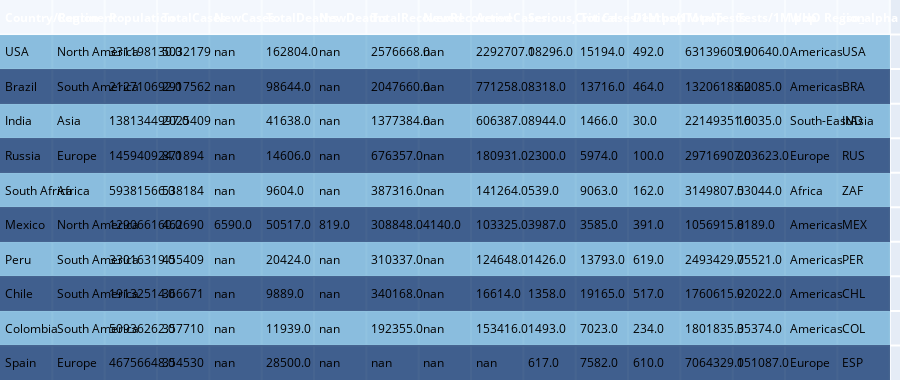

Notebook cell for this chart:
### Code cell
from plotly.figure_factory import create_table
table=create_table(df1.head(10), colorscale="blues")
py.iplot(table)

### Figure 1 — Plotly figure (JSON) as saved in the notebook; plotly's stock layout.template omitted (floating-point values rounded to 4 significant figures; data arrays with more than 128 entries replaced by an {"elided": "..."} marker saying what was removed)
{"data": [{"colorscale": [[0, "rgb(247,251,255)"], [0.125, "rgb(222,235,247)"], [0.25, "rgb(198,219,239)"], [0.375, "rgb(158,202,225)"], [0.5, "rgb(107,174,214)"], [0.625, "rgb(66,146,198)"], [0.75, "rgb(33,113,181)"], [0.875, "rgb(8,81,156)"], [1, "rgb(8,48,107)"]], "hoverinfo": "none", "opacity": 0.75, "showscale": false, "type": "heatmap", "z": {"elided": "11x17 float values"}}], "layout": {"annotations": [{"align": "left", "font": {"color": "#ffffff"}, "showarrow": false, "text": "<b>Country/Region</b>", "x": -0.45, "xanchor": "left", "xref": "x", "y": 0, "yref": "y"}, {"align": "left", "font": {"color": "#ffffff"}, "showarrow": false, "text": "<b>Continent</b>", "x": 0.55, "xanchor": "left", "xref": "x", "y": 0, "yref": "y"}, {"align": "left", "font": {"color": "#ffffff"}, "showarrow": false, "text": "<b>Population</b>", "x": 1.55, "xanchor": "left", "xref": "x", "y": 0, "yref": "y"}, {"align": "left", "font": {"color": "#ffffff"}, "showarrow": false, "text": "<b>TotalCases</b>", "x": 2.55, "xanchor": "left", "xref": "x", "y": 0, "yref": "y"}, {"align": "left", "font": {"color": "#ffffff"}, "showarrow": false, "text": "<b>NewCases</b>", "x": 3.55, "xanchor": "left", "xref": "x", "y": 0, "yref": "y"}, {"align": "left", "font": {"color": "#ffffff"}, "showarrow": false, "text": "<b>TotalDeaths</b>", "x": 4.55, "xanchor": "left", "xref": "x", "y": 0, "yref": "y"}, {"align": "left", "font": {"color": "#ffffff"}, "showarrow": false, "text": "<b>NewDeaths</b>", "x": 5.55, "xanchor": "left", "xref": "x", "y": 0, "yref": "y"}, {"align": "left", "font": {"color": "#ffffff"}, "showarrow": false, "text": "<b>TotalRecovered</b>", "x": 6.55, "xanchor": "left", "xref": "x", "y": 0, "yref": "y"}, {"align": "left", "font": {"color": "#ffffff"}, "showarrow": false, "text": "<b>NewRecovered</b>", "x": 7.55, "xanchor": "left", "xref": "x", "y": 0, "yref": "y"}, {"align": "left", "font": {"color": "#ffffff"}, "showarrow": false, "text": "<b>ActiveCases</b>", "x": 8.55, "xanchor": "left", "xref": "x", "y": 0, "yref": "y"}, {"align": "left", "font": {"color": "#ffffff"}, "showarrow": false, "text": "<b>Serious,Critical</b>", "x": 9.55, "xanchor": "left", "xref": "x", "y": 0, "yref": "y"}, {"align": "left", "font": {"color": "#ffffff"}, "showarrow": false, "text": "<b>Tot Cases/1M pop</b>", "x": 10.55, "xanchor": "left", "xref": "x", "y": 0, "yref": "y"}, {"align": "left", "font": {"color": "#ffffff"}, "showarrow": false, "text": "<b>Deaths/1M pop</b>", "x": 11.55, "xanchor": "left", "xref": "x", "y": 0, "yref": "y"}, {"align": "left", "font": {"color": "#ffffff"}, "showarrow": false, "text": "<b>TotalTests</b>", "x": 12.55, "xanchor": "left", "xref": "x", "y": 0, "yref": "y"}, {"align": "left", "font": {"color": "#ffffff"}, "showarrow": false, "text": "<b>Tests/1M pop</b>", "x": 13.55, "xanchor": "left", "xref": "x", "y": 0, "yref": "y"}, {"align": "left", "font": {"color": "#ffffff"}, "showarrow": false, "text": "<b>WHO Region</b>", "x": 14.55, "xanchor": "left", "xref": "x", "y": 0, "yref": "y"}, {"align": "left", "font": {"color": "#ffffff"}, "showarrow": false, "text": "<b>iso_alpha</b>", "x": 15.55, "xanchor": "left", "xref": "x", "y": 0, "yref": "y"}, {"align": "left", "font": {"color": "#000000"}, "showarrow": false, "text": "USA", "x": -0.45, "xanchor": "left", "xref": "x", "y": 1, "yref": "y"}, {"align": "left", "font": {"color": "#000000"}, "showarrow": false, "text": "North America", "x": 0.55, "xanchor": "left", "xref": "x", "y": 1, "yref": "y"}, {"align": "left", "font": {"color": "#000000"}, "showarrow": false, "text": "331198130.0", "x": 1.55, "xanchor": "left", "xref": "x", "y": 1, "yref": "y"}, {"align": "left", "font": {"color": "#000000"}, "showarrow": false, "text": "5032179", "x": 2.55, "xanchor": "left", "xref": "x", "y": 1, "yref": "y"}, {"align": "left", "font": {"color": "#000000"}, "showarrow": false, "text": "nan", "x": 3.55, "xanchor": "left", "xref": "x", "y": 1, "yref": "y"}, {"align": "left", "font": {"color": "#000000"}, "showarrow": false, "text": "162804.0", "x": 4.55, "xanchor": "left", "xref": "x", "y": 1, "yref": "y"}, {"align": "left", "font": {"color": "#000000"}, "showarrow": false, "text": "nan", "x": 5.55, "xanchor": "left", "xref": "x", "y": 1, "yref": "y"}, {"align": "left", "font": {"color": "#000000"}, "showarrow": false, "text": "2576668.0", "x": 6.55, "xanchor": "left", "xref": "x", "y": 1, "yref": "y"}, {"align": "left", "font": {"color": "#000000"}, "showarrow": false, "text": "nan", "x": 7.55, "xanchor": "left", "xref": "x", "y": 1, "yref": "y"}, {"align": "left", "font": {"color": "#000000"}, "showarrow": false, "text": "2292707.0", "x": 8.55, "xanchor": "left", "xref": "x", "y": 1, "yref": "y"}, {"align": "left", "font": {"color": "#000000"}, "showarrow": false, "text": "18296.0", "x": 9.55, "xanchor": "left", "xref": "x", "y": 1, "yref": "y"}, {"align": "left", "font": {"color": "#000000"}, "showarrow": false, "text": "15194.0", "x": 10.55, "xanchor": "left", "xref": "x", "y": 1, "yref": "y"}, {"align": "left", "font": {"color": "#000000"}, "showarrow": false, "text": "492.0", "x": 11.55, "xanchor": "left", "xref": "x", "y": 1, "yref": "y"}, {"align": "left", "font": {"color": "#000000"}, "showarrow": false, "text": "63139605.0", "x": 12.55, "xanchor": "left", "xref": "x", "y": 1, "yref": "y"}, {"align": "left", "font": {"color": "#000000"}, "showarrow": false, "text": "190640.0", "x": 13.55, "xanchor": "left", "xref": "x", "y": 1, "yref": "y"}, {"align": "left", "font": {"color": "#000000"}, "showarrow": false, "text": "Americas", "x": 14.55, "xanchor": "left", "xref": "x", "y": 1, "yref": "y"}, {"align": "left", "font": {"color": "#000000"}, "showarrow": false, "text": "USA", "x": 15.55, "xanchor": "left", "xref": "x", "y": 1, "yref": "y"}, {"align": "left", "font": {"color": "#000000"}, "showarrow": false, "text": "Brazil", "x": -0.45, "xanchor": "left", "xref": "x", "y": 2, "yref": "y"}, {"align": "left", "font": {"color": "#000000"}, "showarrow": false, "text": "South America", "x": 0.55, "xanchor": "left", "xref": "x", "y": 2, "yref": "y"}, {"align": "left", "font": {"color": "#000000"}, "showarrow": false, "text": "212710692.0", "x": 1.55, "xanchor": "left", "xref": "x", "y": 2, "yref": "y"}, {"align": "left", "font": {"color": "#000000"}, "showarrow": false, "text": "2917562", "x": 2.55, "xanchor": "left", "xref": "x", "y": 2, "yref": "y"}, {"align": "left", "font": {"color": "#000000"}, "showarrow": false, "text": "nan", "x": 3.55, "xanchor": "left", "xref": "x", "y": 2, "yref": "y"}, {"align": "left", "font": {"color": "#000000"}, "showarrow": false, "text": "98644.0", "x": 4.55, "xanchor": "left", "xref": "x", "y": 2, "yref": "y"}, {"align": "left", "font": {"color": "#000000"}, "showarrow": false, "text": "nan", "x": 5.55, "xanchor": "left", "xref": "x", "y": 2, "yref": "y"}, {"align": "left", "font": {"color": "#000000"}, "showarrow": false, "text": "2047660.0", "x": 6.55, "xanchor": "left", "xref": "x", "y": 2, "yref": "y"}, {"align": "left", "font": {"color": "#000000"}, "showarrow": false, "text": "nan", "x": 7.55, "xanchor": "left", "xref": "x", "y": 2, "yref": "y"}, {"align": "left", "font": {"color": "#000000"}, "showarrow": false, "text": "771258.0", "x": 8.55, "xanchor": "left", "xref": "x", "y": 2, "yref": "y"}, {"align": "left", "font": {"color": "#000000"}, "showarrow": false, "text": "8318.0", "x": 9.55, "xanchor": "left", "xref": "x", "y": 2, "yref": "y"}, {"align": "left", "font": {"color": "#000000"}, "showarrow": false, "text": "13716.0", "x": 10.55, "xanchor": "left", "xref": "x", "y": 2, "yref": "y"}, {"align": "left", "font": {"color": "#000000"}, "showarrow": false, "text": "464.0", "x": 11.55, "xanchor": "left", "xref": "x", "y": 2, "yref": "y"}, {"align": "left", "font": {"color": "#000000"}, "showarrow": false, "text": "13206188.0", "x": 12.55, "xanchor": "left", "xref": "x", "y": 2, "yref": "y"}, {"align": "left", "font": {"color": "#000000"}, "showarrow": false, "text": "62085.0", "x": 13.55, "xanchor": "left", "xref": "x", "y": 2, "yref": "y"}, {"align": "left", "font": {"color": "#000000"}, "showarrow": false, "text": "Americas", "x": 14.55, "xanchor": "left", "xref": "x", "y": 2, "yref": "y"}, {"align": "left", "font": {"color": "#000000"}, "showarrow": false, "text": "BRA", "x": 15.55, "xanchor": "left", "xref": "x", "y": 2, "yref": "y"}, {"align": "left", "font": {"color": "#000000"}, "showarrow": false, "text": "India", "x": -0.45, "xanchor": "left", "xref": "x", "y": 3, "yref": "y"}, {"align": "left", "font": {"color": "#000000"}, "showarrow": false, "text": "Asia", "x": 0.55, "xanchor": "left", "xref": "x", "y": 3, "yref": "y"}, {"align": "left", "font": {"color": "#000000"}, "showarrow": false, "text": "1381344997.0", "x": 1.55, "xanchor": "left", "xref": "x", "y": 3, "yref": "y"}, {"align": "left", "font": {"color": "#000000"}, "showarrow": false, "text": "2025409", "x": 2.55, "xanchor": "left", "xref": "x", "y": 3, "yref": "y"}, {"align": "left", "font": {"color": "#000000"}, "showarrow": false, "text": "nan", "x": 3.55, "xanchor": "left", "xref": "x", "y": 3, "yref": "y"}, {"align": "left", "font": {"color": "#000000"}, "showarrow": false, "text": "41638.0", "x": 4.55, "xanchor": "left", "xref": "x", "y": 3, "yref": "y"}, {"align": "left", "font": {"color": "#000000"}, "showarrow": false, "text": "nan", "x": 5.55, "xanchor": "left", "xref": "x", "y": 3, "yref": "y"}, {"align": "left", "font": {"color": "#000000"}, "showarrow": false, "text": "1377384.0", "x": 6.55, "xanchor": "left", "xref": "x", "y": 3, "yref": "y"}, {"align": "left", "font": {"color": "#000000"}, "showarrow": false, "text": "nan", "x": 7.55, "xanchor": "left", "xref": "x", "y": 3, "yref": "y"}, {"align": "left", "font": {"color": "#000000"}, "showarrow": false, "text": "606387.0", "x": 8.55, "xanchor": "left", "xref": "x", "y": 3, "yref": "y"}, {"align": "left", "font": {"color": "#000000"}, "showarrow": false, "text": "8944.0", "x": 9.55, "xanchor": "left", "xref": "x", "y": 3, "yref": "y"}, {"align": "left", "font": {"color": "#000000"}, "showarrow": false, "text": "1466.0", "x": 10.55, "xanchor": "left", "xref": "x", "y": 3, "yref": "y"}, {"align": "left", "font": {"color": "#000000"}, "showarrow": false, "text": "30.0", "x": 11.55, "xanchor": "left", "xref": "x", "y": 3, "yref": "y"}, {"align": "left", "font": {"color": "#000000"}, "showarrow": false, "text": "22149351.0", "x": 12.55, "xanchor": "left", "xref": "x", "y": 3, "yref": "y"}, {"align": "left", "font": {"color": "#000000"}, "showarrow": false, "text": "16035.0", "x": 13.55, "xanchor": "left", "xref": "x", "y": 3, "yref": "y"}, {"align": "left", "font": {"color": "#000000"}, "showarrow": false, "text": "South-EastAsia", "x": 14.55, "xanchor": "left", "xref": "x", "y": 3, "yref": "y"}, {"align": "left", "font": {"color": "#000000"}, "showarrow": false, "text": "IND", "x": 15.55, "xanchor": "left", "xref": "x", "y": 3, "yref": "y"}, {"align": "left", "font": {"color": "#000000"}, "showarrow": false, "text": "Russia", "x": -0.45, "xanchor": "left", "xref": "x", "y": 4, "yref": "y"}, {"align": "left", "font": {"color": "#000000"}, "showarrow": false, "text": "Europe", "x": 0.55, "xanchor": "left", "xref": "x", "y": 4, "yref": "y"}, {"align": "left", "font": {"color": "#000000"}, "showarrow": false, "text": "145940924.0", "x": 1.55, "xanchor": "left", "xref": "x", "y": 4, "yref": "y"}, {"align": "left", "font": {"color": "#000000"}, "showarrow": false, "text": "871894", "x": 2.55, "xanchor": "left", "xref": "x", "y": 4, "yref": "y"}, {"align": "left", "font": {"color": "#000000"}, "showarrow": false, "text": "nan", "x": 3.55, "xanchor": "left", "xref": "x", "y": 4, "yref": "y"}, {"align": "left", "font": {"color": "#000000"}, "showarrow": false, "text": "14606.0", "x": 4.55, "xanchor": "left", "xref": "x", "y": 4, "yref": "y"}, {"align": "left", "font": {"color": "#000000"}, "showarrow": false, "text": "nan", "x": 5.55, "xanchor": "left", "xref": "x", "y": 4, "yref": "y"}, {"align": "left", "font": {"color": "#000000"}, "showarrow": false, "text": "676357.0", "x": 6.55, "xanchor": "left", "xref": "x", "y": 4, "yref": "y"}, {"align": "left", "font": {"color": "#000000"}, "showarrow": false, "text": "nan", "x": 7.55, "xanchor": "left", "xref": "x", "y": 4, "yref": "y"}, {"align": "left", "font": {"color": "#000000"}, "showarrow": false, "text": "180931.0", "x": 8.55, "xanchor": "left", "xref": "x", "y": 4, "yref": "y"}, {"align": "left", "font": {"color": "#000000"}, "showarrow": false, "text": "2300.0", "x": 9.55, "xanchor": "left", "xref": "x", "y": 4, "yref": "y"}, {"align": "left", "font": {"color": "#000000"}, "showarrow": false, "text": "5974.0", "x": 10.55, "xanchor": "left", "xref": "x", "y": 4, "yref": "y"}, {"align": "left", "font": {"color": "#000000"}, "showarrow": false, "text": "100.0", "x": 11.55, "xanchor": "left", "xref": "x", "y": 4, "yref": "y"}, {"align": "left", "font": {"color": "#000000"}, "showarrow": false, "text": "29716907.0", "x": 12.55, "xanchor": "left", "xref": "x", "y": 4, "yref": "y"}, {"align": "left", "font": {"color": "#000000"}, "showarrow": false, "text": "203623.0", "x": 13.55, "xanchor": "left", "xref": "x", "y": 4, "yref": "y"}, {"align": "left", "font": {"color": "#000000"}, "showarrow": false, "text": "Europe", "x": 14.55, "xanchor": "left", "xref": "x", "y": 4, "yref": "y"}, {"align": "left", "font": {"color": "#000000"}, "showarrow": false, "text": "RUS", "x": 15.55, "xanchor": "left", "xref": "x", "y": 4, "yref": "y"}, {"align": "left", "font": {"color": "#000000"}, "showarrow": false, "text": "South Africa", "x": -0.45, "xanchor": "left", "xref": "x", "y": 5, "yref": "y"}, {"align": "left", "font": {"color": "#000000"}, "showarrow": false, "text": "Africa", "x": 0.55, "xanchor": "left", "xref": "x", "y": 5, "yref": "y"}, {"align": "left", "font": {"color": "#000000"}, "showarrow": false, "text": "59381566.0", "x": 1.55, "xanchor": "left", "xref": "x", "y": 5, "yref": "y"}, {"align": "left", "font": {"color": "#000000"}, "showarrow": false, "text": "538184", "x": 2.55, "xanchor": "left", "xref": "x", "y": 5, "yref": "y"}, {"align": "left", "font": {"color": "#000000"}, "showarrow": false, "text": "nan", "x": 3.55, "xanchor": "left", "xref": "x", "y": 5, "yref": "y"}, {"align": "left", "font": {"color": "#000000"}, "showarrow": false, "text": "9604.0", "x": 4.55, "xanchor": "left", "xref": "x", "y": 5, "yref": "y"}, {"align": "left", "font": {"color": "#000000"}, "showarrow": false, "text": "nan", "x": 5.55, "xanchor": "left", "xref": "x", "y": 5, "yref": "y"}, {"align": "left", "font": {"color": "#000000"}, "showarrow": false, "text": "387316.0", "x": 6.55, "xanchor": "left", "xref": "x", "y": 5, "yref": "y"}, {"align": "left", "font": {"color": "#000000"}, "showarrow": false, "text": "nan", "x": 7.55, "xanchor": "left", "xref": "x", "y": 5, "yref": "y"}, {"align": "left", "font": {"color": "#000000"}, "showarrow": false, "text": "141264.0", "x": 8.55, "xanchor": "left", "xref": "x", "y": 5, "yref": "y"}, {"align": "left", "font": {"color": "#000000"}, "showarrow": false, "text": "539.0", "x": 9.55, "xanchor": "left", "xref": "x", "y": 5, "yref": "y"}, {"align": "left", "font": {"color": "#000000"}, "showarrow": false, "text": "9063.0", "x": 10.55, "xanchor": "left", "xref": "x", "y": 5, "yref": "y"}, {"align": "left", "font": {"color": "#000000"}, "showarrow": false, "text": "162.0", "x": 11.55, "xanchor": "left", "xref": "x", "y": 5, "yref": "y"}, {"align": "left", "font": {"color": "#000000"}, "showarrow": false, "text": "3149807.0", "x": 12.55, "xanchor": "left", "xref": "x", "y": 5, "yref": "y"}, {"align": "left", "font": {"color": "#000000"}, "showarrow": false, "text": "53044.0", "x": 13.55, "xanchor": "left", "xref": "x", "y": 5, "yref": "y"}, {"align": "left", "font": {"color": "#000000"}, "showarrow": false, "text": "Africa", "x": 14.55, "xanchor": "left", "xref": "x", "y": 5, "yref": "y"}, {"align": "left", "font": {"color": "#000000"}, "showarrow": false, "text": "ZAF", "x": 15.55, "xanchor": "left", "xref": "x", "y": 5, "yref": "y"}, {"align": "left", "font": {"color": "#000000"}, "showarrow": false, "text": "Mexico", "x": -0.45, "xanchor": "left", "xref": "x", "y": 6, "yref": "y"}, {"align": "left", "font": {"color": "#000000"}, "showarrow": false, "text": "North America", "x": 0.55, "xanchor": "left", "xref": "x", "y": 6, "yref": "y"}, {"align": "left", "font": {"color": "#000000"}, "showarrow": false, "text": "129066160.0", "x": 1.55, "xanchor": "left", "xref": "x", "y": 6, "yref": "y"}, {"align": "left", "font": {"color": "#000000"}, "showarrow": false, "text": "462690", "x": 2.55, "xanchor": "left", "xref": "x", "y": 6, "yref": "y"}, {"align": "left", "font": {"color": "#000000"}, "showarrow": false, "text": "6590.0", "x": 3.55, "xanchor": "left", "xref": "x", "y": 6, "yref": "y"}, {"align": "left", "font": {"color": "#000000"}, "showarrow": false, "text": "50517.0", "x": 4.55, "xanchor": "left", "xref": "x", "y": 6, "yref": "y"}, {"align": "left", "font": {"color": "#000000"}, "showarrow": false, "text": "819.0", "x": 5.55, "xanchor": "left", "xref": "x", "y": 6, "yref": "y"}, {"align": "left", "font": {"color": "#000000"}, "showarrow": false, "text": "308848.0", "x": 6.55, "xanchor": "left", "xref": "x", "y": 6, "yref": "y"}, {"align": "left", "font": {"color": "#000000"}, "showarrow": false, "text": "4140.0", "x": 7.55, "xanchor": "left", "xref": "x", "y": 6, "yref": "y"}, {"align": "left", "font": {"color": "#000000"}, "showarrow": false, "text": "103325.0", "x": 8.55, "xanchor": "left", "xref": "x", "y": 6, "yref": "y"}, {"align": "left", "font": {"color": "#000000"}, "showarrow": false, "text": "3987.0", "x": 9.55, "xanchor": "left", "xref": "x", "y": 6, "yref": "y"}, {"align": "left", "font": {"color": "#000000"}, "showarrow": false, "text": "3585.0", "x": 10.55, "xanchor": "left", "xref": "x", "y": 6, "yref": "y"}, {"align": "left", "font": {"color": "#000000"}, "showarrow": false, "text": "391.0", "x": 11.55, "xanchor": "left", "xref": "x", "y": 6, "yref": "y"}, {"align": "left", "font": {"color": "#000000"}, "showarrow": false, "text": "1056915.0", "x": 12.55, "xanchor": "left", "xref": "x", "y": 6, "yref": "y"}, {"align": "left", "font": {"color": "#000000"}, "showarrow": false, "text": "8189.0", "x": 13.55, "xanchor": "left", "xref": "x", "y": 6, "yref": "y"}, {"align": "left", "font": {"color": "#000000"}, "showarrow": false, "text": "Americas", "x": 14.55, "xanchor": "left", "xref": "x", "y": 6, "yref": "y"}, {"align": "left", "font": {"color": "#000000"}, "showarrow": false, "text": "MEX", "x": 15.55, "xanchor": "left", "xref": "x", "y": 6, "yref": "y"}, {"align": "left", "font": {"color": "#000000"}, "showarrow": false, "text": "Peru", "x": -0.45, "xanchor": "left", "xref": "x", "y": 7, "yref": "y"}, {"align": "left", "font": {"color": "#000000"}, "showarrow": false, "text": "South America", "x": 0.55, "xanchor": "left", "xref": "x", "y": 7, "yref": "y"}, {"align": "left", "font": {"color": "#000000"}, "showarrow": false, "text": "33016319.0", "x": 1.55, "xanchor": "left", "xref": "x", "y": 7, "yref": "y"}, {"align": "left", "font": {"color": "#000000"}, "showarrow": false, "text": "455409", "x": 2.55, "xanchor": "left", "xref": "x", "y": 7, "yref": "y"}, {"align": "left", "font": {"color": "#000000"}, "showarrow": false, "text": "nan", "x": 3.55, "xanchor": "left", "xref": "x", "y": 7, "yref": "y"}, {"align": "left", "font": {"color": "#000000"}, "showarrow": false, "text": "20424.0", "x": 4.55, "xanchor": "left", "xref": "x", "y": 7, "yref": "y"}, {"align": "left", "font": {"color": "#000000"}, "showarrow": false, "text": "nan", "x": 5.55, "xanchor": "left", "xref": "x", "y": 7, "yref": "y"}, {"align": "left", "font": {"color": "#000000"}, "showarrow": false, "text": "310337.0", "x": 6.55, "xanchor": "left", "xref": "x", "y": 7, "yref": "y"}, {"align": "left", "font": {"color": "#000000"}, "showarrow": false, "text": "nan", "x": 7.55, "xanchor": "left", "xref": "x", "y": 7, "yref": "y"}, {"align": "left", "font": {"color": "#000000"}, "showarrow": false, "text": "124648.0", "x": 8.55, "xanchor": "left", "xref": "x", "y": 7, "yref": "y"}, {"align": "left", "font": {"color": "#000000"}, "showarrow": false, "text": "1426.0", "x": 9.55, "xanchor": "left", "xref": "x", "y": 7, "yref": "y"}, {"align": "left", "font": {"color": "#000000"}, "showarrow": false, "text": "13793.0", "x": 10.55, "xanchor": "left", "xref": "x", "y": 7, "yref": "y"}, {"align": "left", "font": {"color": "#000000"}, "showarrow": false, "text": "619.0", "x": 11.55, "xanchor": "left", "xref": "x", "y": 7, "yref": "y"}, {"align": "left", "font": {"color": "#000000"}, "showarrow": false, "text": "2493429.0", "x": 12.55, "xanchor": "left", "xref": "x", "y": 7, "yref": "y"}, {"align": "left", "font": {"color": "#000000"}, "showarrow": false, "text": "75521.0", "x": 13.55, "xanchor": "left", "xref": "x", "y": 7, "yref": "y"}, {"align": "left", "font": {"color": "#000000"}, "showarrow": false, "text": "Americas", "x": 14.55, "xanchor": "left", "xref": "x", "y": 7, "yref": "y"}, {"align": "left", "font": {"color": "#000000"}, "showarrow": false, "text": "PER", "x": 15.55, "xanchor": "left", "xref": "x", "y": 7, "yref": "y"}, {"align": "left", "font": {"color": "#000000"}, "showarrow": false, "text": "Chile", "x": -0.45, "xanchor": "left", "xref": "x", "y": 8, "yref": "y"}, {"align": "left", "font": {"color": "#000000"}, "showarrow": false, "text": "South America", "x": 0.55, "xanchor": "left", "xref": "x", "y": 8, "yref": "y"}, {"align": "left", "font": {"color": "#000000"}, "showarrow": false, "text": "19132514.0", "x": 1.55, "xanchor": "left", "xref": "x", "y": 8, "yref": "y"}, {"align": "left", "font": {"color": "#000000"}, "showarrow": false, "text": "366671", "x": 2.55, "xanchor": "left", "xref": "x", "y": 8, "yref": "y"}, {"align": "left", "font": {"color": "#000000"}, "showarrow": false, "text": "nan", "x": 3.55, "xanchor": "left", "xref": "x", "y": 8, "yref": "y"}, {"align": "left", "font": {"color": "#000000"}, "showarrow": false, "text": "9889.0", "x": 4.55, "xanchor": "left", "xref": "x", "y": 8, "yref": "y"}, {"align": "left", "font": {"color": "#000000"}, "showarrow": false, "text": "nan", "x": 5.55, "xanchor": "left", "xref": "x", "y": 8, "yref": "y"}, {"align": "left", "font": {"color": "#000000"}, "showarrow": false, "text": "340168.0", "x": 6.55, "xanchor": "left", "xref": "x", "y": 8, "yref": "y"}, {"align": "left", "font": {"color": "#000000"}, "showarrow": false, "text": "nan", "x": 7.55, "xanchor": "left", "xref": "x", "y": 8, "yref": "y"}, {"align": "left", "font": {"color": "#000000"}, "showarrow": false, "text": "16614.0", "x": 8.55, "xanchor": "left", "xref": "x", "y": 8, "yref": "y"}, {"align": "left", "font": {"color": "#000000"}, "showarrow": false, "text": "1358.0", "x": 9.55, "xanchor": "left", "xref": "x", "y": 8, "yref": "y"}, {"align": "left", "font": {"color": "#000000"}, "showarrow": false, "text": "19165.0", "x": 10.55, "xanchor": "left", "xref": "x", "y": 8, "yref": "y"}, {"align": "left", "font": {"color": "#000000"}, "showarrow": false, "text": "517.0", "x": 11.55, "xanchor": "left", "xref": "x", "y": 8, "yref": "y"}, {"align": "left", "font": {"color": "#000000"}, "showarrow": false, "text": "1760615.0", "x": 12.55, "xanchor": "left", "xref": "x", "y": 8, "yref": "y"}, {"align": "left", "font": {"color": "#000000"}, "showarrow": false, "text": "92022.0", "x": 13.55, "xanchor": "left", "xref": "x", "y": 8, "yref": "y"}, {"align": "left", "font": {"color": "#000000"}, "showarrow": false, "text": "Americas", "x": 14.55, "xanchor": "left", "xref": "x", "y": 8, "yref": "y"}, {"align": "left", "font": {"color": "#000000"}, "showarrow": false, "text": "CHL", "x": 15.55, "xanchor": "left", "xref": "x", "y": 8, "yref": "y"}, {"align": "left", "font": {"color": "#000000"}, "showarrow": false, "text": "Colombia", "x": -0.45, "xanchor": "left", "xref": "x", "y": 9, "yref": "y"}, {"align": "left", "font": {"color": "#000000"}, "showarrow": false, "text": "South America", "x": 0.55, "xanchor": "left", "xref": "x", "y": 9, "yref": "y"}, {"align": "left", "font": {"color": "#000000"}, "showarrow": false, "text": "50936262.0", "x": 1.55, "xanchor": "left", "xref": "x", "y": 9, "yref": "y"}, {"align": "left", "font": {"color": "#000000"}, "showarrow": false, "text": "357710", "x": 2.55, "xanchor": "left", "xref": "x", "y": 9, "yref": "y"}, {"align": "left", "font": {"color": "#000000"}, "showarrow": false, "text": "nan", "x": 3.55, "xanchor": "left", "xref": "x", "y": 9, "yref": "y"}, {"align": "left", "font": {"color": "#000000"}, "showarrow": false, "text": "11939.0", "x": 4.55, "xanchor": "left", "xref": "x", "y": 9, "yref": "y"}, {"align": "left", "font": {"color": "#000000"}, "showarrow": false, "text": "nan", "x": 5.55, "xanchor": "left", "xref": "x", "y": 9, "yref": "y"}, {"align": "left", "font": {"color": "#000000"}, "showarrow": false, "text": "192355.0", "x": 6.55, "xanchor": "left", "xref": "x", "y": 9, "yref": "y"}, {"align": "left", "font": {"color": "#000000"}, "showarrow": false, "text": "nan", "x": 7.55, "xanchor": "left", "xref": "x", "y": 9, "yref": "y"}, {"align": "left", "font": {"color": "#000000"}, "showarrow": false, "text": "153416.0", "x": 8.55, "xanchor": "left", "xref": "x", "y": 9, "yref": "y"}, {"align": "left", "font": {"color": "#000000"}, "showarrow": false, "text": "1493.0", "x": 9.55, "xanchor": "left", "xref": "x", "y": 9, "yref": "y"}, {"align": "left", "font": {"color": "#000000"}, "showarrow": false, "text": "7023.0", "x": 10.55, "xanchor": "left", "xref": "x", "y": 9, "yref": "y"}, {"align": "left", "font": {"color": "#000000"}, "showarrow": false, "text": "234.0", "x": 11.55, "xanchor": "left", "xref": "x", "y": 9, "yref": "y"}, {"align": "left", "font": {"color": "#000000"}, "showarrow": false, "text": "1801835.0", "x": 12.55, "xanchor": "left", "xref": "x", "y": 9, "yref": "y"}, {"align": "left", "font": {"color": "#000000"}, "showarrow": false, "text": "35374.0", "x": 13.55, "xanchor": "left", "xref": "x", "y": 9, "yref": "y"}, {"align": "left", "font": {"color": "#000000"}, "showarrow": false, "text": "Americas", "x": 14.55, "xanchor": "left", "xref": "x", "y": 9, "yref": "y"}, {"align": "left", "font": {"color": "#000000"}, "showarrow": false, "text": "COL", "x": 15.55, "xanchor": "left", "xref": "x", "y": 9, "yref": "y"}, {"align": "left", "font": {"color": "#000000"}, "showarrow": false, "text": "Spain", "x": -0.45, "xanchor": "left", "xref": "x", "y": 10, "yref": "y"}, {"align": "left", "font": {"color": "#000000"}, "showarrow": false, "text": "Europe", "x": 0.55, "xanchor": "left", "xref": "x", "y": 10, "yref": "y"}, {"align": "left", "font": {"color": "#000000"}, "showarrow": false, "text": "46756648.0", "x": 1.55, "xanchor": "left", "xref": "x", "y": 10, "yref": "y"}, {"align": "left", "font": {"color": "#000000"}, "showarrow": false, "text": "354530", "x": 2.55, "xanchor": "left", "xref": "x", "y": 10, "yref": "y"}, {"align": "left", "font": {"color": "#000000"}, "showarrow": false, "text": "nan", "x": 3.55, "xanchor": "left", "xref": "x", "y": 10, "yref": "y"}, {"align": "left", "font": {"color": "#000000"}, "showarrow": false, "text": "28500.0", "x": 4.55, "xanchor": "left", "xref": "x", "y": 10, "yref": "y"}, {"align": "left", "font": {"color": "#000000"}, "showarrow": false, "text": "nan", "x": 5.55, "xanchor": "left", "xref": "x", "y": 10, "yref": "y"}, {"align": "left", "font": {"color": "#000000"}, "showarrow": false, "text": "nan", "x": 6.55, "xanchor": "left", "xref": "x", "y": 10, "yref": "y"}, {"align": "left", "font": {"color": "#000000"}, "showarrow": false, "text": "nan", "x": 7.55, "xanchor": "left", "xref": "x", "y": 10, "yref": "y"}, {"align": "left", "font": {"color": "#000000"}, "showarrow": false, "text": "nan", "x": 8.55, "xanchor": "left", "xref": "x", "y": 10, "yref": "y"}, {"align": "left", "font": {"color": "#000000"}, "showarrow": false, "text": "617.0", "x": 9.55, "xanchor": "left", "xref": "x", "y": 10, "yref": "y"}, {"align": "left", "font": {"color": "#000000"}, "showarrow": false, "text": "7582.0", "x": 10.55, "xanchor": "left", "xref": "x", "y": 10, "yref": "y"}, {"align": "left", "font": {"color": "#000000"}, "showarrow": false, "text": "610.0", "x": 11.55, "xanchor": "left", "xref": "x", "y": 10, "yref": "y"}, {"align": "left", "font": {"color": "#000000"}, "showarrow": false, "text": "7064329.0", "x": 12.55, "xanchor": "left", "xref": "x", "y": 10, "yref": "y"}, {"align": "left", "font": {"color": "#000000"}, "showarrow": false, "text": "151087.0", "x": 13.55, "xanchor": "left", "xref": "x", "y": 10, "yref": "y"}, {"align": "left", "font": {"color": "#000000"}, "showarrow": false, "text": "Europe", "x": 14.55, "xanchor": "left", "xref": "x", "y": 10, "yref": "y"}, {"align": "left", "font": {"color": "#000000"}, "showarrow": false, "text": "ESP", "x": 15.55, "xanchor": "left", "xref": "x", "y": 10, "yref": "y"}], "height": 380, "margin": {"b": 0, "l": 0, "r": 0, "t": 0}, "xaxis": {"dtick": 1, "gridwidth": 2, "showticklabels": false, "tick0": -0.5, "ticks": "", "zeroline": false}, "yaxis": {"autorange": "reversed", "dtick": 1, "gridwidth": 2, "showticklabels": false, "tick0": 0.5, "ticks": "", "zeroline": false}}}
